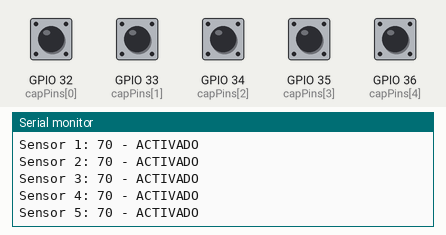
This sketch was run on a simulated ESP32. Shown: the last lines printed to the serial monitor. The test bench sets the inputs (shaded band); at power-on: GPIO 32 (capPins[0]), GPIO 33 (capPins[1]), GPIO 34 (capPins[2]), GPIO 35 (capPins[3]), GPIO 36 (capPins[4]) HIGH. WiFi joins after 1.5 s; servers stay silent unless stated; no MQTT or app messages arrive unless stated.

Above: at 2.7 s.
2.8 s: GPIO 32 (capPins[0]) pulled LOW for 0.15 s
4.4 s: GPIO 33 (capPins[1]) pulled LOW for 0.15 s
At 4.44 s:
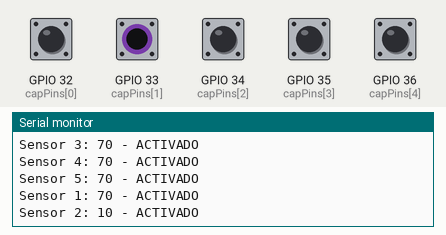
6.0 s: GPIO 34 (capPins[2]) pulled LOW for 0.15 s
7.6 s: GPIO 35 (capPins[3]) pulled LOW for 0.15 s
At 7.74 s:
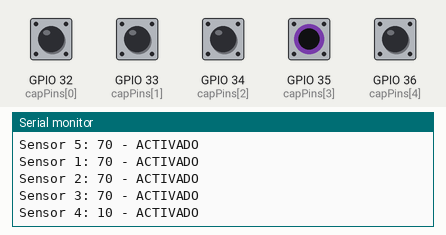
9.2 s: GPIO 36 (capPins[4]) pulled LOW for 0.15 s
At 9.34 s:
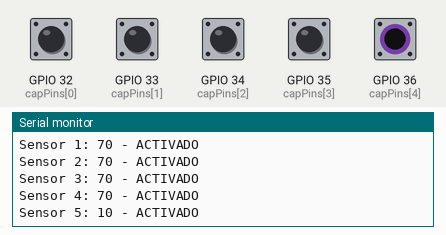
Timing chart, 0 to 11.8 s (numbered marks = the images above; inputs shaded):
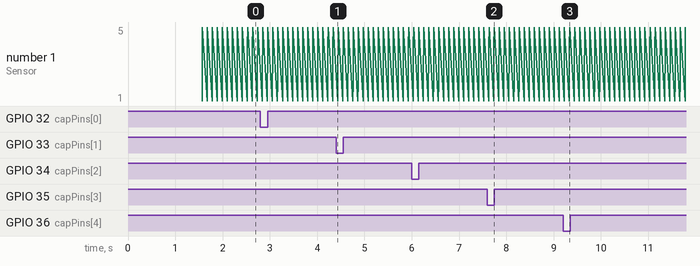

The sketch:

Sensor_humedad.ino
```cpp
#include <WiFi.h>
#include <PubSubClient.h>

// Configuración WiFi
const char* ssid = "**********";
const char* password = "********";

// Configuración MQTT
const char* mqtt_server = "1.1.1.1";
const int mqtt_port = 1883;
const char* mqtt_user = "usuario";
const char* mqtt_pass = "contraseña";

// Pines del sensor capacitivo
const int capPins[] = {32, 33, 34, 35, 36};
const int numPins = sizeof(capPins)/sizeof(capPins[0]);

// Umbrales de activación (ajustar según necesidad)
const int thresholds[] = {2000, 2000, 2000, 2000, 2000};

WiFiClient espClient;
PubSubClient client(espClient);

void setup_wifi() {
  delay(10);
  Serial.println();
  Serial.print("Conectando a ");
  Serial.println(ssid);

  WiFi.begin(ssid, password);

  while (WiFi.status() != WL_CONNECTED) {
    delay(500);
    Serial.print(".");
  }

  Serial.println("");
  Serial.println("WiFi conectado");
  Serial.println("Dirección IP: ");
  Serial.println(WiFi.localIP());
}

void reconnect() {
  while (!client.connected()) {
    Serial.print("Intentando conexión MQTT...");

    if (client.connect("ESP32Capacitive", mqtt_user, mqtt_pass)) {
      Serial.println("conectado");
    } else {
      Serial.print("falló, rc=");
      Serial.print(client.state());
      Serial.println(" intentando de nuevo en 5 segundos");
      delay(5000);
    }
  }
}

void setup() {
  Serial.begin(115200);
  setup_wifi();
  client.setServer(mqtt_server, mqtt_port);

  // Configurar pines como entradas
  for(int i=0; i<numPins; i++) {
    pinMode(capPins[i], INPUT);
  }
}

void loop() {
  if (!client.connected()) {
    reconnect();
  }
  client.loop();

  for (int i = 0; i < numPins; i++) {
    int rawValue = touchRead(capPins[i]);  // Lectura capacitiva

    // Publicar valor crudo
    char rawTopic[30];
    snprintf(rawTopic, sizeof(rawTopic), "sensor/capacitivo/%d/raw", i+1);
    client.publish(rawTopic, String(rawValue).c_str());

    // Publicar estado binario (activado/desactivado)
    char stateTopic[30];
    snprintf(stateTopic, sizeof(stateTopic), "sensor/capacitivo/%d/state", i+1);
    client.publish(stateTopic, (rawValue < thresholds[i]) ? "ON" : "OFF");

    Serial.print("Sensor ");
    Serial.print(i+1);
    Serial.print(": ");
    Serial.print(rawValue);
    Serial.print(" - ");
    Serial.println((rawValue < thresholds[i]) ? "ACTIVADO" : "INACTIVO");
  }

  delay(100); // Pequeño delay para estabilidad
}
```

Measured:
- after the input at 4.4 s, the serial monitor: prints a new line at once (image 1)
- after the input at 7.6 s, the serial monitor: prints a new line at once (image 2)
- after the input at 9.2 s, the serial monitor: prints a new line at once (image 3)
